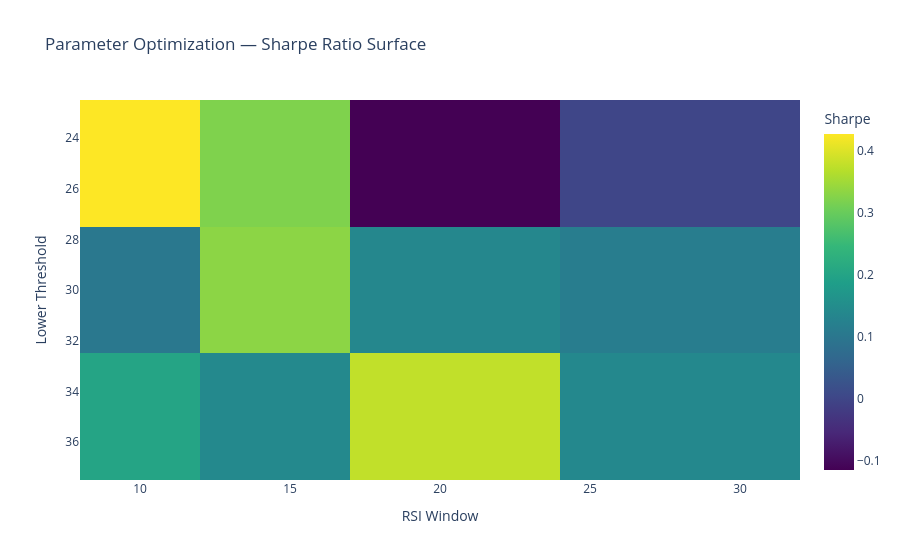

This figure's notebook cell:
### Code cell
# Parameter optimization surface (Sharpe vs RSI window & lower threshold)
surface = param_grid.pivot_table(index='lower', columns='window', values='sharpe', aggfunc='mean')
fig = px.imshow(
    surface,
    labels=dict(x='RSI Window', y='Lower Threshold', color='Sharpe'),
    title='Parameter Optimization — Sharpe Ratio Surface',
    color_continuous_scale='Viridis',
    aspect='auto',
)
surface_path = FIGURES_DIR / 'backtest_param_surface.html'
fig.write_html(surface_path)
fig.show()
print(f'Saved {surface_path}')

### Figure 1 — Plotly figure (JSON) as saved in the notebook; plotly's stock layout.template omitted (floating-point values rounded to 4 significant figures)
{"data": [{"coloraxis": "coloraxis", "hovertemplate": "RSI Window: %{x}<br>Lower Threshold: %{y}<br>Sharpe: %{z}<extra></extra>", "name": "0", "type": "heatmap", "x": [10, 14, 20, 28], "xaxis": "x", "y": [25, 30, 35], "yaxis": "y", "z": [[0.4266, 0.3209, -0.1156, 0.0], [0.1024, 0.3316, 0.1358, 0.1133], [0.2012, 0.1414, 0.3767, 0.139]]}], "layout": {"coloraxis": {"colorbar": {"title": {"text": "Sharpe"}}, "colorscale": [[0.0, "#440154"], [0.1111, "#482878"], [0.2222, "#3e4989"], [0.3333, "#31688e"], [0.4444, "#26828e"], [0.5556, "#1f9e89"], [0.6667, "#35b779"], [0.7778, "#6ece58"], [0.8889, "#b5de2b"], [1.0, "#fde725"]]}, "title": {"text": "Parameter Optimization — Sharpe Ratio Surface"}, "xaxis": {"anchor": "y", "domain": [0.0, 1.0], "title": {"text": "RSI Window"}}, "yaxis": {"anchor": "x", "autorange": "reversed", "domain": [0.0, 1.0], "title": {"text": "Lower Threshold"}}}}
